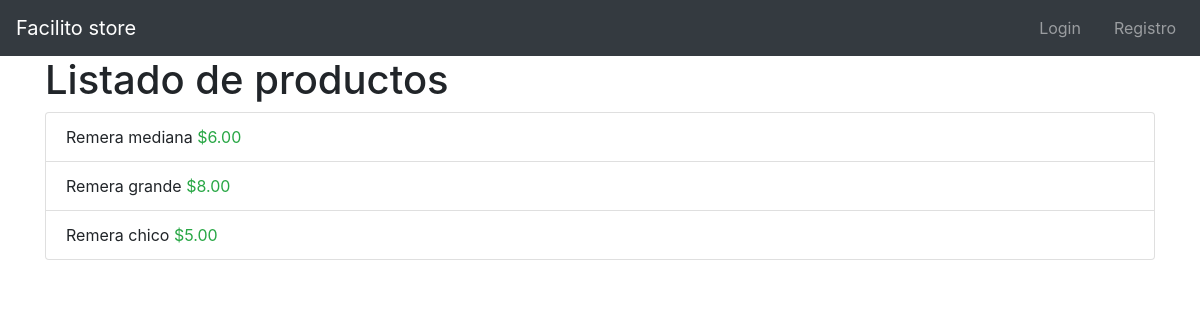
Before: / with the older database file.
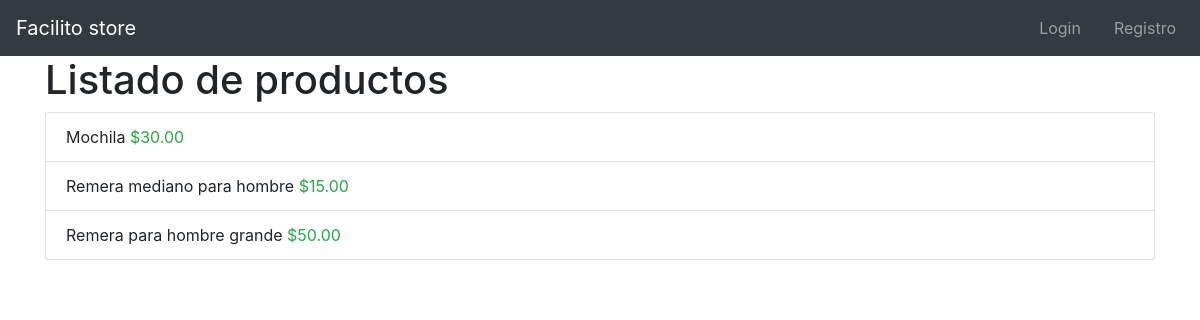
After: the same page with the newer database file.
### products/models.py (models this page shows, shortened)
class Product(models.Model):
    title = models.CharField(max_length=50)
    description = models.TextField()
    price = models.DecimalField(max_digits=8, decimal_places=2, default=0.0)
    slug = models.SlugField(null=False, blank=False, unique=True)
    created_at = models.DateTimeField(auto_now_add=True)

### products/views.py (the view)
# urls.py: path('', ProductListView.as_view(), name='vw-index'),
class ProductListView(ListView):
    template_name = 'index.html'
    queryset = Product.objects.all().order_by('-id')
    def get_context_data(self, **kwargs: Any):
        context =  super().get_context_data(**kwargs)
        context['message'] = 'Listado de productos'
        return context

### templates/index.html
{% extends 'base.html' %}
{% load static %}
{% block content %}
    <div class="col">
      <h1>{{message}}</h1>
      <ul class="list-group">
        {% for product in product_list %}
            <li class="list-group-item">
              {{product.title}}
              <span class="text-success" >${{product.price}}</span>
            </li>
        {% endfor %}
      </ul>
    </div>
{% endblock %}

### templates/base.html (shortened to what this page needs)
{% load static %}
<html lang="en">
  <head>
    <link
      rel="stylesheet"
      type="text/css"
      href="{% static 'css/bootstrap.min.css' %}"
    />
  </head>
  <body>
    {% include 'navbar.html' %}
    <div class="container">
      <div class="row">
         {% block content %}
         {% endblock %}
      </div>
    </div>
  </body>
</html>

### templates/navbar.html (shortened to what this page needs)
{% url 'vw-login' as login %}
{% url 'vw-register' as register %}
{% url 'vw-logout' as logout %}
<nav class="navbar navbar-expand-md bg-dark navbar-dark ">
    <a href="{% url 'vw-index' %}" class="navbar-brand">Facilito store</a>
    <div id="navb" class="navbar-collapse collapse hide">
        <ul class="nav navbar-nav ml-auto">
            {% if user.is_authenticated %}
                    <li class="navbar-item {% if request.path ==  logout%} active {% endif%}">
                        <a href="{% url 'vw-logout' %}" class="nav-link">
                            <span class="fas fa-sign-in-alt"></span>
                            Logoud
                        </a>
                    </li>
            {% else %}
                    <li class="navbar-item {% if request.path ==  login%} active {% endif%}">
                        <a href="{% url 'vw-login' %}" class="nav-link">
                            <span class="fas fa-user"></span>
                            Login
                        </a>
                    </li>
                    <li class="navbar-item {% if request.path ==  register%} active {% endif%}">
                        <a href="{% url 'vw-register' %}" class="nav-link">
                            <span class="fas fa-user-plus"></span>
                            Registro
                        </a>
                    </li>
            {% endif %}
        </ul>
    </div>
</nav>

Changed rows visible on the page:
removed Product: title "Remera mediana", price "6.00"
added Product: title "Mochila", price "30.00"
changed Product: title "Remera grande" → "Remera mediano para hombre"; price "8.00" → "15.00"
changed Product: title "Remera chico" → "Remera para hombre grande"; price "5.00" → "50.00"
